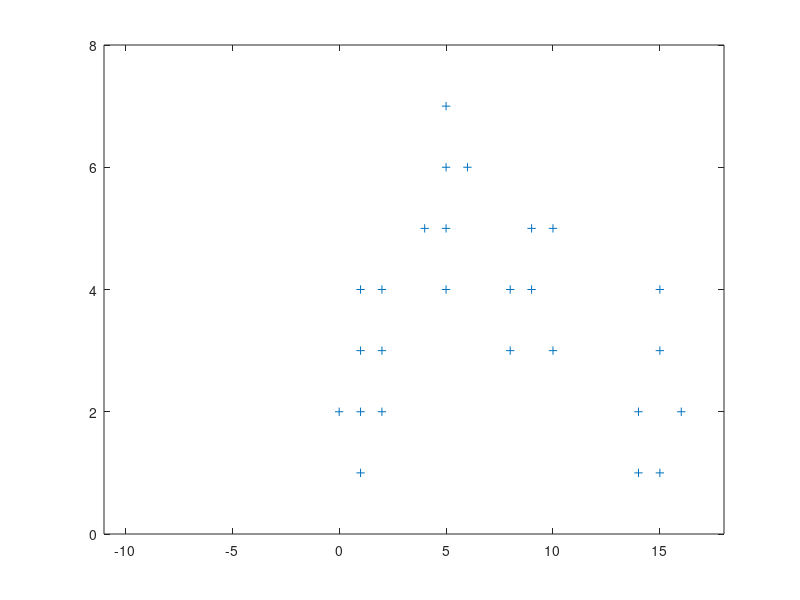

The MATLAB source for this figure: (Note: this script raises an error after producing the figure.)
clear all
clc


P = [14 10 9 9 10 1 1 1 1 0 4 5 5 5 5 6 8 8 2 2 2 14 15 15 15 16;
    1 3 4 5 5 1 2 3 4 2 5 4 5 6 7 6 3 4 2 3 4 2 1 3 4 2];
figure(1)
plot(P(1,:), P(2,:), '+')
axis( [-11 18 0 8] )

ocultas = 4;
W = [ 0 0 0 0;
    2 2 2 2];
hold on
plotsom(W)


MAX_ITE = 100;
alfa = 0.25;
ite = 0;
[entradas, CantPatrones] = size(P);


while (ite < MAX_ITE) %%&& Los W no cambien mucho
    
    ite = ite + 1;
    
    for patr = 1:CantPatrones;
        %Calcular la ganadora
        distancias = sqrt(sum((P(:,patr) * ones(1,ocultas) - W).^2));
        [DMin, ganadora] = min(distancias);
        
        %solo se actualizan los pesos de las ganadoras
        W(:,ganadora) = W(:,ganadora) + ...
                    alfa * (P(:,patr) - W(:,ganadora));
    end
    
    % redibujar
    hold off
    plot(P(1,:), P(2,:), '+')
    axis( [-1 18 0 8] )
    hold on
    plotsom(W);
    pause(0.1);
    
    
end